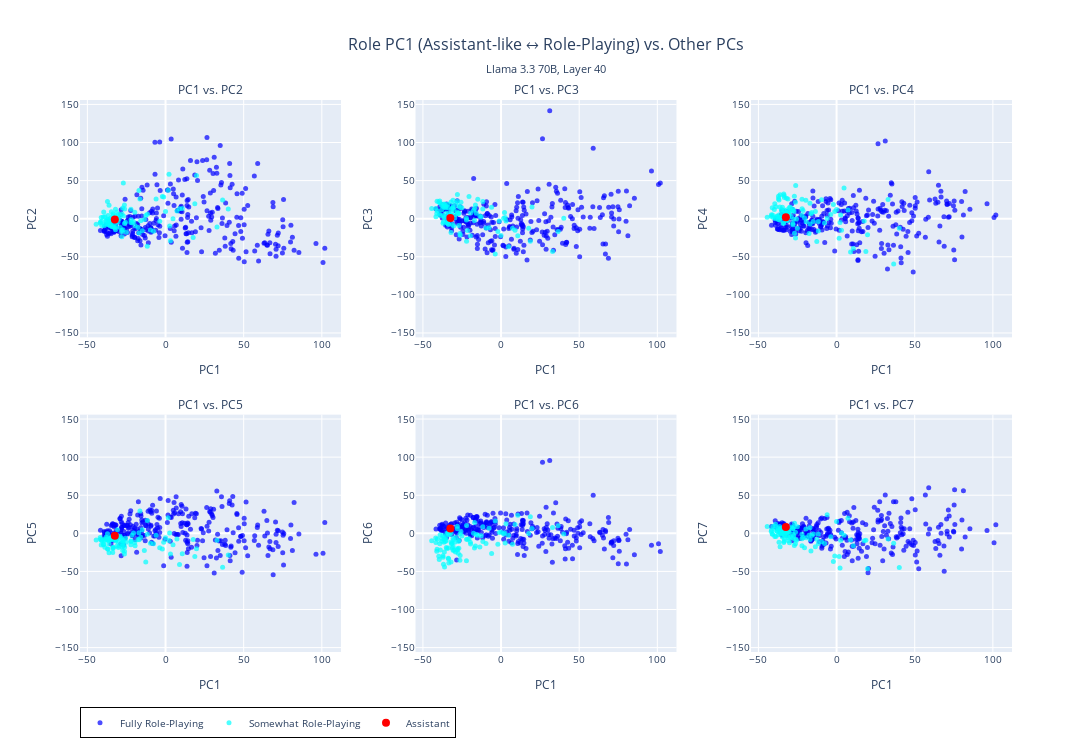

Notebook cell for this chart:
### Code cell
# plot PC1 value against PC2-7 in a scatter plot with 2x3 subplots

def plot_pc1_vs_others(pca_transformed, asst_projected, role_labels):
    # Create subplot structure
    fig = sp.make_subplots(
        rows=2, cols=3,
        #subplot_titles=[f'PC1 vs. PC{i+2} ({pc_names[i+1]})' for i in range(6)],
        subplot_titles=[f'PC1 vs. PC{i+2}' for i in range(6)],
        horizontal_spacing=0.08,
        vertical_spacing=0.14
    )

    fig.update_annotations(font_size=12)


    
    # Separate data by role type
    fully_rp_indices = []
    somewhat_rp_indices = []
    
    for i, label in enumerate(role_labels):
        if "(Fully RP)" in label:
            fully_rp_indices.append(i)
        elif "(Somewhat RP)" in label or "Somewhat RP" in label:
            somewhat_rp_indices.append(i)
        else:
            fully_rp_indices.append(i)  # default
    
    # PC1 values for x-axis
    pc1_values = pca_transformed[:, 0]
    
    # Calculate y-axis range for all PC2-7 to make them consistent
    y_values_all = pca_transformed[:, 1:7]  # PC2-7
    y_max = np.max(np.abs(y_values_all))
    y_range = [-y_max * 1.1, y_max * 1.1]  # Add 10% padding and make symmetric around 0
    
    # Create scatter plots for PC2-7 vs PC1
    for i in range(6):  # PC2 to PC7
        pc_idx = i + 1  # PC2 starts at index 1
        row = (i // 3) + 1
        col = (i % 3) + 1
        
        pc_values = pca_transformed[:, pc_idx]
        
        # Add Fully Role-Playing points
        if fully_rp_indices:
            fully_rp_hover = [role_labels[idx] for idx in fully_rp_indices]
            fig.add_trace(
                go.Scatter(
                    x=pc1_values[fully_rp_indices],
                    y=pc_values[fully_rp_indices],
                    mode='markers',
                    marker=dict(
                        color='blue',
                        size=5,
                        opacity=0.7
                    ),
                    text=fully_rp_hover,
                    hovertemplate='<b>%{text}</b><br>PC1: %{x:.3f}<br>PC' + str(pc_idx + 1) + ': %{y:.3f}<extra></extra>',
                    showlegend=True if i == 0 else False,  # Only show legend for first subplot
                    legendgroup="fully_rp",
                    name="Fully Role-Playing"
                ),
                row=row, col=col
            )
        
        # Add Somewhat Role-Playing points
        if somewhat_rp_indices:
            somewhat_rp_hover = [role_labels[idx] for idx in somewhat_rp_indices]
            fig.add_trace(
                go.Scatter(
                    x=pc1_values[somewhat_rp_indices],
                    y=pc_values[somewhat_rp_indices],
                    mode='markers',
                    marker=dict(
                        color='cyan',
                        size=5,
                        opacity=0.7
                    ),
                    text=somewhat_rp_hover,
                    hovertemplate='<b>%{text}</b><br>PC1: %{x:.3f}<br>PC' + str(pc_idx + 1) + ': %{y:.3f}<extra></extra>',
                    showlegend=True if i == 0 else False,  # Only show legend for first subplot
                    legendgroup="somewhat_rp",
                    name="Somewhat Role-Playing"
                ),
                row=row, col=col
            )
        
        # Add Assistant projection point
        fig.add_trace(
            go.Scatter(
                x=[asst_projected[0, 0]],  # PC1 value for assistant
                y=[asst_projected[0, pc_idx]],  # PC value for assistant
                mode='markers',
                marker=dict(
                    color='red',
                    size=8,
                    opacity=1.0
                ),
                hovertemplate='<b>Assistant</b><br>PC1: %{x:.3f}<br>PC' + str(pc_idx + 1) + ': %{y:.3f}<extra></extra>',
                showlegend=True if i == 0 else False,  # Only show legend for first subplot
                legendgroup="assistant",
                name="Assistant"
            ),
            row=row, col=col
        )
    
    # Update layout
    fig.update_layout(
        title=dict(
            text="Role PC1 (Assistant-like ↔ Role-Playing) vs. Other PCs",
            subtitle={
                "text": subtitle
            },
            x=0.5,
            font=dict(size=16)
        ),
        height=750,
        width=1200,
        font=dict(size=10),
        legend=dict(
            x=0,
            y=-0.1,
            orientation="h",
            bgcolor="rgba(255,255,255,0.8)",
            bordercolor="black",
            borderwidth=1
        )
    )

    # Update axis labels and y-axis ranges for all subplots
    for i in range(6):
        row = (i // 3) + 1
        col = (i % 3) + 1
        fig.update_xaxes(title_text="PC1", row=row, col=col)
        fig.update_yaxes(title_text=f"PC{i+2}", range=y_range, row=row, col=col)
    
    return fig

# Create and display the plot
fig = plot_pc1_vs_others(pca_transformed, asst_projected, role_labels)
fig.write_html(f"{output_dir}/pc1_vs_others.html")
fig.show()

### Figure 1 — Plotly figure (JSON) as saved in the notebook; plotly's stock layout.template omitted (floating-point values rounded to 4 significant figures; data arrays with more than 128 entries replaced by an {"elided": "..."} marker saying what was removed)
{"data": [{"hovertemplate": "<b>%{text}</b><br>PC1: %{x:.3f}<br>PC2: %{y:.3f}<extra></extra>", "legendgroup": "fully_rp", "marker": {"color": "blue", "opacity": 0.7, "size": 5}, "mode": "markers", "name": "Fully Role-Playing", "showlegend": true, "text": {"elided": "275 str values"}, "type": "scatter", "x": {"elided": "275 float values"}, "xaxis": "x", "y": {"elided": "275 float values"}, "yaxis": "y"}, {"hovertemplate": "<b>%{text}</b><br>PC1: %{x:.3f}<br>PC2: %{y:.3f}<extra></extra>", "legendgroup": "somewhat_rp", "marker": {"color": "cyan", "opacity": 0.7, "size": 5}, "mode": "markers", "name": "Somewhat Role-Playing", "showlegend": true, "text": ["Writer (Somewhat RP)", "Witness (Somewhat RP)", "Visionary (Somewhat RP)", "Virus (Somewhat RP)", "Validator (Somewhat RP)", "Tutor (Somewhat RP)", "Trickster (Somewhat RP)", "Translator (Somewhat RP)", "Trainer (Somewhat RP)", "Therapist (Somewhat RP)", "Teacher (Somewhat RP)", "Synthesizer (Somewhat RP)", "Swarm (Somewhat RP)", "Survivor (Somewhat RP)", "Summarizer (Somewhat RP)", "Strategist (Somewhat RP)", "Specialist (Somewhat RP)", "Skeptic (Somewhat RP)", "Screener (Somewhat RP)", "Scholar (Somewhat RP)", "Scheduler (Somewhat RP)", "Romantic (Somewhat RP)", "Robot (Somewhat RP)", "Reviewer (Somewhat RP)", "Researcher (Somewhat RP)", "Rebel (Somewhat RP)", "Realist (Somewhat RP)", "Provocateur (Somewhat RP)", "Proofreader (Somewhat RP)", "Prodigy (Somewhat RP)", "Presenter (Somewhat RP)", "Pragmatist (Somewhat RP)", "Polymath (Somewhat RP)", "Podcaster (Somewhat RP)", "Planner (Somewhat RP)", "Philosopher (Somewhat RP)", "Perfectionist (Somewhat RP)", "Peacekeeper (Somewhat RP)", "Patient (Somewhat RP)", "Pacifist (Somewhat RP)", "Organizer (Somewhat RP)", "Optimist (Somewhat RP)", "Observer (Somewhat RP)", "Novelist (Somewhat RP)", "Networker (Somewhat RP)", "Negotiator (Somewhat RP)", "Navigator (Somewhat RP)", "Narrator (Somewhat RP)", "Moderator (Somewhat RP)", "Minimalist (Somewhat RP)", "Mentor (Somewhat RP)", "Mediator (Somewhat RP)", "Mechanic (Somewhat RP)", "Maverick (Somewhat RP)", "Mathematician (Somewhat RP)", "Martyr (Somewhat RP)", "Loner (Somewhat RP)", "Linguist (Somewhat RP)", "Librarian (Somewhat RP)", "Journalist (Somewhat RP)", "Jester (Somewhat RP)", "Interviewer (Somewhat RP)", "Interpreter (Somewhat RP)", "Instructor (Somewhat RP)", "Improviser (Somewhat RP)", "Idealist (Somewhat RP)", "Hacker (Somewhat RP)", "Guide (Somewhat RP)", "Grader (Somewhat RP)", "Generalist (Somewhat RP)", "Forecaster (Somewhat RP)", "Facilitator (Somewhat RP)", "Examiner (Somewhat RP)", "Evaluator (Somewhat RP)", "Empath (Somewhat RP)", "Emissary (Somewhat RP)", "Editor (Somewhat RP)", "Ecosystem (Somewhat RP)", "Dispatcher (Somewhat RP)", "Dilettante (Somewhat RP)", "Devils Advocate (Somewhat RP)", "Destroyer (Somewhat RP)", "Debugger (Somewhat RP)", "Daredevil (Somewhat RP)", "Cyborg (Somewhat RP)", "Curator (Somewhat RP)", "Critic (Somewhat RP)", "Counselor (Somewhat RP)", "Cosmopolitan (Somewhat RP)", "Coordinator (Somewhat RP)", "Contrarian (Somewhat RP)", "Comedian (Somewhat RP)", "Collector (Somewhat RP)", "Collaborator (Somewhat RP)", "Coach (Somewhat RP)", "Chameleon (Somewhat RP)", "Caregiver (Somewhat RP)", "Assistant (Somewhat RP)", "Amateur (Somewhat RP)", "Altruist (Somewhat RP)", "Advocate (Somewhat RP)", "Addict (Somewhat RP)"], "type": "scatter", "x": [-22.14, -29.02, -7.708, -14.9, -36.42, -29.62, 40.14, -15.87, -38.06, -37.14, -30.13, -32.0, -11.68, -32.02, -39.02, -35.66, -34.07, -26.27, -39.83, -27.97, -35.05, 32.95, -27.93, -40.8, -37.32, 18.74, -26.92, 36.53, -30.69, -13.57, -36.15, -31.32, -16.92, -26.31, -37.95, 3.164, -25.07, -33.57, -37.14, 4.776, -36.44, -22.08, -27.22, 2.63, -34.66, -36.83, -30.73, 17.68, -41.14, -0.01674, -41.67, -33.79, -16.39, 10.7, -20.51, 7.314, -6.042, -25.64, -32.01, -27.42, 19.81, -27.84, -33.03, -33.59, -2.048, -3.725, -11.65, -36.28, -36.6, -31.71, -33.87, -38.84, -39.22, -44.38, -9.639, -33.46, -35.28, -35.16, -29.16, -1.167, -12.66, -17.61, -40.94, 1.667, -27.95, -31.75, -19.46, -31.15, -21.48, -39.54, 8.957, 2.232, -30.68, -34.63, -41.81, -22.13, -26.17, -32.36, -27.01, -19.65, -30.35, -17.01], "xaxis": "x", "y": [-4.994, -11.44, -16.51, -15.87, -7.923, 0.0493, 12.63, -2.719, -2.674, -0.734, 5.402, -14.44, -36.12, 12.42, -7.206, -8.782, -10.63, -6.355, 2.21, -17.08, 0.7544, -11.08, -23.77, -8.994, -7.302, 19.7, 3.549, 24.57, -1.344, -1.034, 17.7, 8.571, -18.85, 17.92, -2.894, -28.98, -17.67, 6.453, 22.71, -0.01035, -5.699, -1.469, -14.6, -9.583, 9.221, 4.118, 0.2237, -24.75, 1.43, 9.557, -4.508, 4.176, 25.98, 13.46, -4.072, 9.993, 25.94, -4.7, 3.471, 14.15, 56.62, 6.253, -10.88, -1.041, 29.21, -3.355, 5.768, -0.9426, -2.479, -10.44, -9.979, 2.49, -9.147, -7.371, -14.92, -2.542, -5.0, -9.621, 4.306, 28.34, 4.323, -11.49, -3.439, 37.32, -15.26, -5.231, -9.348, -1.412, -5.486, 8.612, 13.13, 58.21, 0.2813, -5.434, -5.707, 12.51, 12.85, -12.36, 46.77, 8.423, -3.972, 37.09], "yaxis": "y"}, {"hovertemplate": "<b>Assistant</b><br>PC1: %{x:.3f}<br>PC2: %{y:.3f}<extra></extra>", "legendgroup": "assistant", "marker": {"color": "red", "opacity": 1, "size": 8}, "mode": "markers", "name": "Assistant", "showlegend": true, "type": "scatter", "x": [-32.43], "xaxis": "x", "y": [-1.042], "yaxis": "y"}, {"hovertemplate": "<b>%{text}</b><br>PC1: %{x:.3f}<br>PC3: %{y:.3f}<extra></extra>", "legendgroup": "fully_rp", "marker": {"color": "blue", "opacity": 0.7, "size": 5}, "mode": "markers", "name": "Fully Role-Playing", "showlegend": false, "text": {"elided": "275 str values"}, "type": "scatter", "x": {"elided": "275 float values"}, "xaxis": "x2", "y": {"elided": "275 float values"}, "yaxis": "y2"}, {"hovertemplate": "<b>%{text}</b><br>PC1: %{x:.3f}<br>PC3: %{y:.3f}<extra></extra>", "legendgroup": "somewhat_rp", "marker": {"color": "cyan", "opacity": 0.7, "size": 5}, "mode": "markers", "name": "Somewhat Role-Playing", "showlegend": false, "text": ["Writer (Somewhat RP)", "Witness (Somewhat RP)", "Visionary (Somewhat RP)", "Virus (Somewhat RP)", "Validator (Somewhat RP)", "Tutor (Somewhat RP)", "Trickster (Somewhat RP)", "Translator (Somewhat RP)", "Trainer (Somewhat RP)", "Therapist (Somewhat RP)", "Teacher (Somewhat RP)", "Synthesizer (Somewhat RP)", "Swarm (Somewhat RP)", "Survivor (Somewhat RP)", "Summarizer (Somewhat RP)", "Strategist (Somewhat RP)", "Specialist (Somewhat RP)", "Skeptic (Somewhat RP)", "Screener (Somewhat RP)", "Scholar (Somewhat RP)", "Scheduler (Somewhat RP)", "Romantic (Somewhat RP)", "Robot (Somewhat RP)", "Reviewer (Somewhat RP)", "Researcher (Somewhat RP)", "Rebel (Somewhat RP)", "Realist (Somewhat RP)", "Provocateur (Somewhat RP)", "Proofreader (Somewhat RP)", "Prodigy (Somewhat RP)", "Presenter (Somewhat RP)", "Pragmatist (Somewhat RP)", "Polymath (Somewhat RP)", "Podcaster (Somewhat RP)", "Planner (Somewhat RP)", "Philosopher (Somewhat RP)", "Perfectionist (Somewhat RP)", "Peacekeeper (Somewhat RP)", "Patient (Somewhat RP)", "Pacifist (Somewhat RP)", "Organizer (Somewhat RP)", "Optimist (Somewhat RP)", "Observer (Somewhat RP)", "Novelist (Somewhat RP)", "Networker (Somewhat RP)", "Negotiator (Somewhat RP)", "Navigator (Somewhat RP)", "Narrator (Somewhat RP)", "Moderator (Somewhat RP)", "Minimalist (Somewhat RP)", "Mentor (Somewhat RP)", "Mediator (Somewhat RP)", "Mechanic (Somewhat RP)", "Maverick (Somewhat RP)", "Mathematician (Somewhat RP)", "Martyr (Somewhat RP)", "Loner (Somewhat RP)", "Linguist (Somewhat RP)", "Librarian (Somewhat RP)", "Journalist (Somewhat RP)", "Jester (Somewhat RP)", "Interviewer (Somewhat RP)", "Interpreter (Somewhat RP)", "Instructor (Somewhat RP)", "Improviser (Somewhat RP)", "Idealist (Somewhat RP)", "Hacker (Somewhat RP)", "Guide (Somewhat RP)", "Grader (Somewhat RP)", "Generalist (Somewhat RP)", "Forecaster (Somewhat RP)", "Facilitator (Somewhat RP)", "Examiner (Somewhat RP)", "Evaluator (Somewhat RP)", "Empath (Somewhat RP)", "Emissary (Somewhat RP)", "Editor (Somewhat RP)", "Ecosystem (Somewhat RP)", "Dispatcher (Somewhat RP)", "Dilettante (Somewhat RP)", "Devils Advocate (Somewhat RP)", "Destroyer (Somewhat RP)", "Debugger (Somewhat RP)", "Daredevil (Somewhat RP)", "Cyborg (Somewhat RP)", "Curator (Somewhat RP)", "Critic (Somewhat RP)", "Counselor (Somewhat RP)", "Cosmopolitan (Somewhat RP)", "Coordinator (Somewhat RP)", "Contrarian (Somewhat RP)", "Comedian (Somewhat RP)", "Collector (Somewhat RP)", "Collaborator (Somewhat RP)", "Coach (Somewhat RP)", "Chameleon (Somewhat RP)", "Caregiver (Somewhat RP)", "Assistant (Somewhat RP)", "Amateur (Somewhat RP)", "Altruist (Somewhat RP)", "Advocate (Somewhat RP)", "Addict (Somewhat RP)"], "type": "scatter", "x": [-22.14, -29.02, -7.708, -14.9, -36.42, -29.62, 40.14, -15.87, -38.06, -37.14, -30.13, -32.0, -11.68, -32.02, -39.02, -35.66, -34.07, -26.27, -39.83, -27.97, -35.05, 32.95, -27.93, -40.8, -37.32, 18.74, -26.92, 36.53, -30.69, -13.57, -36.15, -31.32, -16.92, -26.31, -37.95, 3.164, -25.07, -33.57, -37.14, 4.776, -36.44, -22.08, -27.22, 2.63, -34.66, -36.83, -30.73, 17.68, -41.14, -0.01674, -41.67, -33.79, -16.39, 10.7, -20.51, 7.314, -6.042, -25.64, -32.01, -27.42, 19.81, -27.84, -33.03, -33.59, -2.048, -3.725, -11.65, -36.28, -36.6, -31.71, -33.87, -38.84, -39.22, -44.38, -9.639, -33.46, -35.28, -35.16, -29.16, -1.167, -12.66, -17.61, -40.94, 1.667, -27.95, -31.75, -19.46, -31.15, -21.48, -39.54, 8.957, 2.232, -30.68, -34.63, -41.81, -22.13, -26.17, -32.36, -27.01, -19.65, -30.35, -17.01], "xaxis": "x2", "y": [0.6614, 5.338, -11.79, 25.56, 18.78, 1.034, 0.5007, 7.139, 17.48, -6.076, 11.98, 11.62, 12.84, -18.16, 20.49, 15.28, 18.86, 15.16, 21.93, 8.872, 16.5, -42.95, 31.88, 10.32, 16.53, -29.75, 7.119, -16.96, 15.84, 3.572, 0.7784, 13.39, 13.33, -19.29, 11.88, -3.001, 14.5, -7.335, 4.128, -36.72, 19.43, -29.69, 16.5, 1.457, -5.691, -3.991, 24.24, -12.71, 6.951, -22.17, 2.582, -7.328, 17.83, -22.32, 29.28, -12.71, 14.93, 21.41, 21.9, 6.906, 15.36, 7.081, 4.268, 7.428, -16.67, -46.38, 22.42, 2.328, 15.37, 7.376, 14.71, 4.251, 23.14, 13.41, -12.34, -1.473, 13.94, 6.646, 20.39, -3.106, 2.217, 11.22, 22.77, 0.6274, 22.76, 4.409, 7.576, -7.73, -15.38, 6.347, -15.35, 7.963, 14.62, -4.811, 13.46, -1.834, -21.77, 4.153, -8.881, -22.38, -9.617, -2.395], "yaxis": "y2"}, {"hovertemplate": "<b>Assistant</b><br>PC1: %{x:.3f}<br>PC3: %{y:.3f}<extra></extra>", "legendgroup": "assistant", "marker": {"color": "red", "opacity": 1, "size": 8}, "mode": "markers", "name": "Assistant", "showlegend": false, "type": "scatter", "x": [-32.43], "xaxis": "x2", "y": [0.7374], "yaxis": "y2"}, {"hovertemplate": "<b>%{text}</b><br>PC1: %{x:.3f}<br>PC4: %{y:.3f}<extra></extra>", "legendgroup": "fully_rp", "marker": {"color": "blue", "opacity": 0.7, "size": 5}, "mode": "markers", "name": "Fully Role-Playing", "showlegend": false, "text": {"elided": "275 str values"}, "type": "scatter", "x": {"elided": "275 float values"}, "xaxis": "x3", "y": {"elided": "275 float values"}, "yaxis": "y3"}, {"hovertemplate": "<b>%{text}</b><br>PC1: %{x:.3f}<br>PC4: %{y:.3f}<extra></extra>", "legendgroup": "somewhat_rp", "marker": {"color": "cyan", "opacity": 0.7, "size": 5}, "mode": "markers", "name": "Somewhat Role-Playing", "showlegend": false, "text": ["Writer (Somewhat RP)", "Witness (Somewhat RP)", "Visionary (Somewhat RP)", "Virus (Somewhat RP)", "Validator (Somewhat RP)", "Tutor (Somewhat RP)", "Trickster (Somewhat RP)", "Translator (Somewhat RP)", "Trainer (Somewhat RP)", "Therapist (Somewhat RP)", "Teacher (Somewhat RP)", "Synthesizer (Somewhat RP)", "Swarm (Somewhat RP)", "Survivor (Somewhat RP)", "Summarizer (Somewhat RP)", "Strategist (Somewhat RP)", "Specialist (Somewhat RP)", "Skeptic (Somewhat RP)", "Screener (Somewhat RP)", "Scholar (Somewhat RP)", "Scheduler (Somewhat RP)", "Romantic (Somewhat RP)", "Robot (Somewhat RP)", "Reviewer (Somewhat RP)", "Researcher (Somewhat RP)", "Rebel (Somewhat RP)", "Realist (Somewhat RP)", "Provocateur (Somewhat RP)", "Proofreader (Somewhat RP)", "Prodigy (Somewhat RP)", "Presenter (Somewhat RP)", "Pragmatist (Somewhat RP)", "Polymath (Somewhat RP)", "Podcaster (Somewhat RP)", "Planner (Somewhat RP)", "Philosopher (Somewhat RP)", "Perfectionist (Somewhat RP)", "Peacekeeper (Somewhat RP)", "Patient (Somewhat RP)", "Pacifist (Somewhat RP)", "Organizer (Somewhat RP)", "Optimist (Somewhat RP)", "Observer (Somewhat RP)", "Novelist (Somewhat RP)", "Networker (Somewhat RP)", "Negotiator (Somewhat RP)", "Navigator (Somewhat RP)", "Narrator (Somewhat RP)", "Moderator (Somewhat RP)", "Minimalist (Somewhat RP)", "Mentor (Somewhat RP)", "Mediator (Somewhat RP)", "Mechanic (Somewhat RP)", "Maverick (Somewhat RP)", "Mathematician (Somewhat RP)", "Martyr (Somewhat RP)", "Loner (Somewhat RP)", "Linguist (Somewhat RP)", "Librarian (Somewhat RP)", "Journalist (Somewhat RP)", "Jester (Somewhat RP)", "Interviewer (Somewhat RP)", "Interpreter (Somewhat RP)", "Instructor (Somewhat RP)", "Improviser (Somewhat RP)", "Idealist (Somewhat RP)", "Hacker (Somewhat RP)", "Guide (Somewhat RP)", "Grader (Somewhat RP)", "Generalist (Somewhat RP)", "Forecaster (Somewhat RP)", "Facilitator (Somewhat RP)", "Examiner (Somewhat RP)", "Evaluator (Somewhat RP)", "Empath (Somewhat RP)", "Emissary (Somewhat RP)", "Editor (Somewhat RP)", "Ecosystem (Somewhat RP)", "Dispatcher (Somewhat RP)", "Dilettante (Somewhat RP)", "Devils Advocate (Somewhat RP)", "Destroyer (Somewhat RP)", "Debugger (Somewhat RP)", "Daredevil (Somewhat RP)", "Cyborg (Somewhat RP)", "Curator (Somewhat RP)", "Critic (Somewhat RP)", "Counselor (Somewhat RP)", "Cosmopolitan (Somewhat RP)", "Coordinator (Somewhat RP)", "Contrarian (Somewhat RP)", "Comedian (Somewhat RP)", "Collector (Somewhat RP)", "Collaborator (Somewhat RP)", "Coach (Somewhat RP)", "Chameleon (Somewhat RP)", "Caregiver (Somewhat RP)", "Assistant (Somewhat RP)", "Amateur (Somewhat RP)", "Altruist (Somewhat RP)", "Advocate (Somewhat RP)", "Addict (Somewhat RP)"], "type": "scatter", "x": [-22.14, -29.02, -7.708, -14.9, -36.42, -29.62, 40.14, -15.87, -38.06, -37.14, -30.13, -32.0, -11.68, -32.02, -39.02, -35.66, -34.07, -26.27, -39.83, -27.97, -35.05, 32.95, -27.93, -40.8, -37.32, 18.74, -26.92, 36.53, -30.69, -13.57, -36.15, -31.32, -16.92, -26.31, -37.95, 3.164, -25.07, -33.57, -37.14, 4.776, -36.44, -22.08, -27.22, 2.63, -34.66, -36.83, -30.73, 17.68, -41.14, -0.01674, -41.67, -33.79, -16.39, 10.7, -20.51, 7.314, -6.042, -25.64, -32.01, -27.42, 19.81, -27.84, -33.03, -33.59, -2.048, -3.725, -11.65, -36.28, -36.6, -31.71, -33.87, -38.84, -39.22, -44.38, -9.639, -33.46, -35.28, -35.16, -29.16, -1.167, -12.66, -17.61, -40.94, 1.667, -27.95, -31.75, -19.46, -31.15, -21.48, -39.54, 8.957, 2.232, -30.68, -34.63, -41.81, -22.13, -26.17, -32.36, -27.01, -19.65, -30.35, -17.01], "xaxis": "x3", "y": [4.533, 2.715, -5.758, -3.79, -1.699, 15.1, -12.63, 8.014, 3.369, 29.33, 14.63, 2.143, -3.686, 26.8, 1.23, 0.6911, -6.246, -25.24, 12.01, -6.277, 10.76, 25.29, -7.993, 1.827, -0.9809, -43.12, -19.13, -59.46, 2.417, 9.441, 31.44, -1.832, -7.048, 21.56, 2.959, -15.16, -12.61, 30.48, 26.21, 40.34, 1.598, 13.01, 9.343, 4.756, 15.02, 24.5, 6.829, -3.074, 14.23, 12.04, 5.214, 32.27, 6.375, -39.17, 0.7732, 11.4, 0.1604, -0.5556, 7.727, -0.716, -21.23, 12.33, 5.976, 10.96, 18.77, 5.639, -16.32, 15.33, 5.253, -2.791, -5.201, 15.53, -0.03274, 1.814, 24.82, 27.66, 2.024, 12.12, 10.88, 9.333, -30.06, -19.59, 4.779, -25.63, 10.72, 11.87, -3.914, 25.8, 10.67, 19.65, -43.86, -5.103, 9.575, 7.337, 3.277, 25.47, 43.45, 8.048, 29.34, 24.27, 5.153, 20.39], "yaxis": "y3"}, {"hovertemplate": "<b>Assistant</b><br>PC1: %{x:.3f}<br>PC4: %{y:.3f}<extra></extra>", "legendgroup": "assistant", "marker": {"color": "red", "opacity": 1, "size": 8}, "mode": "markers", "name": "Assistant", "showlegend": false, "type": "scatter", "x": [-32.43], "xaxis": "x3", "y": [1.896], "yaxis": "y3"}, {"hovertemplate": "<b>%{text}</b><br>PC1: %{x:.3f}<br>PC5: %{y:.3f}<extra></extra>", "legendgroup": "fully_rp", "marker": {"color": "blue", "opacity": 0.7, "size": 5}, "mode": "markers", "name": "Fully Role-Playing", "showlegend": false, "text": {"elided": "275 str values"}, "type": "scatter", "x": {"elided": "275 float values"}, "xaxis": "x4", "y": {"elided": "275 float values"}, "yaxis": "y4"}, {"hovertemplate": "<b>%{text}</b><br>PC1: %{x:.3f}<br>PC5: %{y:.3f}<extra></extra>", "legendgroup": "somewhat_rp", "marker": {"color": "cyan", "opacity": 0.7, "size": 5}, "mode": "markers", "name": "Somewhat Role-Playing", "showlegend": false, "text": ["Writer (Somewhat RP)", "Witness (Somewhat RP)", "Visionary (Somewhat RP)", "Virus (Somewhat RP)", "Validator (Somewhat RP)", "Tutor (Somewhat RP)", "Trickster (Somewhat RP)", "Translator (Somewhat RP)", "Trainer (Somewhat RP)", "Therapist (Somewhat RP)", "Teacher (Somewhat RP)", "Synthesizer (Somewhat RP)", "Swarm (Somewhat RP)", "Survivor (Somewhat RP)", "Summarizer (Somewhat RP)", "Strategist (Somewhat RP)", "Specialist (Somewhat RP)", "Skeptic (Somewhat RP)", "Screener (Somewhat RP)", "Scholar (Somewhat RP)", "Scheduler (Somewhat RP)", "Romantic (Somewhat RP)", "Robot (Somewhat RP)", "Reviewer (Somewhat RP)", "Researcher (Somewhat RP)", "Rebel (Somewhat RP)", "Realist (Somewhat RP)", "Provocateur (Somewhat RP)", "Proofreader (Somewhat RP)", "Prodigy (Somewhat RP)", "Presenter (Somewhat RP)", "Pragmatist (Somewhat RP)", "Polymath (Somewhat RP)", "Podcaster (Somewhat RP)", "Planner (Somewhat RP)", "Philosopher (Somewhat RP)", "Perfectionist (Somewhat RP)", "Peacekeeper (Somewhat RP)", "Patient (Somewhat RP)", "Pacifist (Somewhat RP)", "Organizer (Somewhat RP)", "Optimist (Somewhat RP)", "Observer (Somewhat RP)", "Novelist (Somewhat RP)", "Networker (Somewhat RP)", "Negotiator (Somewhat RP)", "Navigator (Somewhat RP)", "Narrator (Somewhat RP)", "Moderator (Somewhat RP)", "Minimalist (Somewhat RP)", "Mentor (Somewhat RP)", "Mediator (Somewhat RP)", "Mechanic (Somewhat RP)", "Maverick (Somewhat RP)", "Mathematician (Somewhat RP)", "Martyr (Somewhat RP)", "Loner (Somewhat RP)", "Linguist (Somewhat RP)", "Librarian (Somewhat RP)", "Journalist (Somewhat RP)", "Jester (Somewhat RP)", "Interviewer (Somewhat RP)", "Interpreter (Somewhat RP)", "Instructor (Somewhat RP)", "Improviser (Somewhat RP)", "Idealist (Somewhat RP)", "Hacker (Somewhat RP)", "Guide (Somewhat RP)", "Grader (Somewhat RP)", "Generalist (Somewhat RP)", "Forecaster (Somewhat RP)", "Facilitator (Somewhat RP)", "Examiner (Somewhat RP)", "Evaluator (Somewhat RP)", "Empath (Somewhat RP)", "Emissary (Somewhat RP)", "Editor (Somewhat RP)", "Ecosystem (Somewhat RP)", "Dispatcher (Somewhat RP)", "Dilettante (Somewhat RP)", "Devils Advocate (Somewhat RP)", "Destroyer (Somewhat RP)", "Debugger (Somewhat RP)", "Daredevil (Somewhat RP)", "Cyborg (Somewhat RP)", "Curator (Somewhat RP)", "Critic (Somewhat RP)", "Counselor (Somewhat RP)", "Cosmopolitan (Somewhat RP)", "Coordinator (Somewhat RP)", "Contrarian (Somewhat RP)", "Comedian (Somewhat RP)", "Collector (Somewhat RP)", "Collaborator (Somewhat RP)", "Coach (Somewhat RP)", "Chameleon (Somewhat RP)", "Caregiver (Somewhat RP)", "Assistant (Somewhat RP)", "Amateur (Somewhat RP)", "Altruist (Somewhat RP)", "Advocate (Somewhat RP)", "Addict (Somewhat RP)"], "type": "scatter", "x": [-22.14, -29.02, -7.708, -14.9, -36.42, -29.62, 40.14, -15.87, -38.06, -37.14, -30.13, -32.0, -11.68, -32.02, -39.02, -35.66, -34.07, -26.27, -39.83, -27.97, -35.05, 32.95, -27.93, -40.8, -37.32, 18.74, -26.92, 36.53, -30.69, -13.57, -36.15, -31.32, -16.92, -26.31, -37.95, 3.164, -25.07, -33.57, -37.14, 4.776, -36.44, -22.08, -27.22, 2.63, -34.66, -36.83, -30.73, 17.68, -41.14, -0.01674, -41.67, -33.79, -16.39, 10.7, -20.51, 7.314, -6.042, -25.64, -32.01, -27.42, 19.81, -27.84, -33.03, -33.59, -2.048, -3.725, -11.65, -36.28, -36.6, -31.71, -33.87, -38.84, -39.22, -44.38, -9.639, -33.46, -35.28, -35.16, -29.16, -1.167, -12.66, -17.61, -40.94, 1.667, -27.95, -31.75, -19.46, -31.15, -21.48, -39.54, 8.957, 2.232, -30.68, -34.63, -41.81, -22.13, -26.17, -32.36, -27.01, -19.65, -30.35, -17.01], "xaxis": "x4", "y": [-10.61, -3.986, -13.57, 4.78, -9.532, -16.54, -28.31, -5.013, -5.179, -20.22, -18.75, -8.3, -1.265, -4.398, -7.756, -7.169, -8.167, -23.47, -14.39, -12.81, -8.512, -8.975, -6.679, -9.146, -5.991, -30.51, -10.07, -44.66, -4.622, -22.7, -25.43, -5.39, -8.469, -27.26, -8.366, -27.01, -11.66, -20.06, -0.7156, -14.96, -7.781, -9.613, -12.77, 0.5545, -4.448, -20.83, 4.67, -7.968, -15.4, -5.657, -7.63, -25.2, 29.15, -26.67, 0.3213, -7.522, -2.644, -6.406, -6.817, -22.39, -20.12, -18.01, -7.839, -18.46, -20.64, -19.0, 16.79, -13.65, -8.783, -7.954, -5.18, -18.19, -10.05, -8.893, -13.06, -18.57, -6.441, -6.788, -5.091, -11.61, -37.8, -8.228, -9.416, 20.58, -9.376, -10.13, -16.15, -17.1, -2.625, -14.98, -41.07, -9.584, -3.136, -6.513, -5.391, -14.97, -17.94, -5.282, -16.35, -12.07, -11.37, 0.6872], "yaxis": "y4"}, {"hovertemplate": "<b>Assistant</b><br>PC1: %{x:.3f}<br>PC5: %{y:.3f}<extra></extra>", "legendgroup": "assistant", "marker": {"color": "red", "opacity": 1, "size": 8}, "mode": "markers", "name": "Assistant", "showlegend": false, "type": "scatter", "x": [-32.43], "xaxis": "x4", "y": [-3.271], "yaxis": "y4"}, {"hovertemplate": "<b>%{text}</b><br>PC1: %{x:.3f}<br>PC6: %{y:.3f}<extra></extra>", "legendgroup": "fully_rp", "marker": {"color": "blue", "opacity": 0.7, "size": 5}, "mode": "markers", "name": "Fully Role-Playing", "showlegend": false, "text": {"elided": "275 str values"}, "type": "scatter", "x": {"elided": "275 float values"}, "xaxis": "x5", "y": {"elided": "275 float values"}, "yaxis": "y5"}, {"hovertemplate": "<b>%{text}</b><br>PC1: %{x:.3f}<br>PC6: %{y:.3f}<extra></extra>", "legendgroup": "somewhat_rp", "marker": {"color": "cyan", "opacity": 0.7, "size": 5}, "mode": "markers", "name": "Somewhat Role-Playing", "showlegend": false, "text": ["Writer (Somewhat RP)", "Witness (Somewhat RP)", "Visionary (Somewhat RP)", "Virus (Somewhat RP)", "Validator (Somewhat RP)", "Tutor (Somewhat RP)", "Trickster (Somewhat RP)", "Translator (Somewhat RP)", "Trainer (Somewhat RP)", "Therapist (Somewhat RP)", "Teacher (Somewhat RP)", "Synthesizer (Somewhat RP)", "Swarm (Somewhat RP)", "Survivor (Somewhat RP)", "Summarizer (Somewhat RP)", "Strategist (Somewhat RP)", "Specialist (Somewhat RP)", "Skeptic (Somewhat RP)", "Screener (Somewhat RP)", "Scholar (Somewhat RP)", "Scheduler (Somewhat RP)", "Romantic (Somewhat RP)", "Robot (Somewhat RP)", "Reviewer (Somewhat RP)", "Researcher (Somewhat RP)", "Rebel (Somewhat RP)", "Realist (Somewhat RP)", "Provocateur (Somewhat RP)", "Proofreader (Somewhat RP)", "Prodigy (Somewhat RP)", "Presenter (Somewhat RP)", "Pragmatist (Somewhat RP)", "Polymath (Somewhat RP)", "Podcaster (Somewhat RP)", "Planner (Somewhat RP)", "Philosopher (Somewhat RP)", "Perfectionist (Somewhat RP)", "Peacekeeper (Somewhat RP)", "Patient (Somewhat RP)", "Pacifist (Somewhat RP)", "Organizer (Somewhat RP)", "Optimist (Somewhat RP)", "Observer (Somewhat RP)", "Novelist (Somewhat RP)", "Networker (Somewhat RP)", "Negotiator (Somewhat RP)", "Navigator (Somewhat RP)", "Narrator (Somewhat RP)", "Moderator (Somewhat RP)", "Minimalist (Somewhat RP)", "Mentor (Somewhat RP)", "Mediator (Somewhat RP)", "Mechanic (Somewhat RP)", "Maverick (Somewhat RP)", "Mathematician (Somewhat RP)", "Martyr (Somewhat RP)", "Loner (Somewhat RP)", "Linguist (Somewhat RP)", "Librarian (Somewhat RP)", "Journalist (Somewhat RP)", "Jester (Somewhat RP)", "Interviewer (Somewhat RP)", "Interpreter (Somewhat RP)", "Instructor (Somewhat RP)", "Improviser (Somewhat RP)", "Idealist (Somewhat RP)", "Hacker (Somewhat RP)", "Guide (Somewhat RP)", "Grader (Somewhat RP)", "Generalist (Somewhat RP)", "Forecaster (Somewhat RP)", "Facilitator (Somewhat RP)", "Examiner (Somewhat RP)", "Evaluator (Somewhat RP)", "Empath (Somewhat RP)", "Emissary (Somewhat RP)", "Editor (Somewhat RP)", "Ecosystem (Somewhat RP)", "Dispatcher (Somewhat RP)", "Dilettante (Somewhat RP)", "Devils Advocate (Somewhat RP)", "Destroyer (Somewhat RP)", "Debugger (Somewhat RP)", "Daredevil (Somewhat RP)", "Cyborg (Somewhat RP)", "Curator (Somewhat RP)", "Critic (Somewhat RP)", "Counselor (Somewhat RP)", "Cosmopolitan (Somewhat RP)", "Coordinator (Somewhat RP)", "Contrarian (Somewhat RP)", "Comedian (Somewhat RP)", "Collector (Somewhat RP)", "Collaborator (Somewhat RP)", "Coach (Somewhat RP)", "Chameleon (Somewhat RP)", "Caregiver (Somewhat RP)", "Assistant (Somewhat RP)", "Amateur (Somewhat RP)", "Altruist (Somewhat RP)", "Advocate (Somewhat RP)", "Addict (Somewhat RP)"], "type": "scatter", "x": [-22.14, -29.02, -7.708, -14.9, -36.42, -29.62, 40.14, -15.87, -38.06, -37.14, -30.13, -32.0, -11.68, -32.02, -39.02, -35.66, -34.07, -26.27, -39.83, -27.97, -35.05, 32.95, -27.93, -40.8, -37.32, 18.74, -26.92, 36.53, -30.69, -13.57, -36.15, -31.32, -16.92, -26.31, -37.95, 3.164, -25.07, -33.57, -37.14, 4.776, -36.44, -22.08, -27.22, 2.63, -34.66, -36.83, -30.73, 17.68, -41.14, -0.01674, -41.67, -33.79, -16.39, 10.7, -20.51, 7.314, -6.042, -25.64, -32.01, -27.42, 19.81, -27.84, -33.03, -33.59, -2.048, -3.725, -11.65, -36.28, -36.6, -31.71, -33.87, -38.84, -39.22, -44.38, -9.639, -33.46, -35.28, -35.16, -29.16, -1.167, -12.66, -17.61, -40.94, 1.667, -27.95, -31.75, -19.46, -31.15, -21.48, -39.54, 8.957, 2.232, -30.68, -34.63, -41.81, -22.13, -26.17, -32.36, -27.01, -19.65, -30.35, -17.01], "xaxis": "x5", "y": [-7.801, -5.651, 6.724, -2.588, -5.081, -11.69, -0.9198, -1.569, -6.812, -29.29, -22.24, 0.005624, 8.593, -37.79, -2.311, -10.64, 0.8423, -0.9717, -30.11, 9.384, -18.56, 7.477, 6.111, -7.533, -2.808, 21.61, -8.857, 9.868, -6.366, -17.98, -44.26, -12.92, 14.09, -35.48, -10.31, 12.49, -3.512, -33.5, -31.38, -2.675, -7.373, 10.11, -10.63, -12.69, -19.99, -40.77, -22.26, -0.1281, -23.64, 1.676, -12.07, -32.63, -16.79, 23.67, -7.007, -14.41, -26.35, 2.368, -11.35, -26.31, 6.216, -21.44, -1.961, -19.35, -14.22, 16.27, -10.62, -24.67, -11.82, 7.389, -1.278, -21.81, -13.55, -9.898, -13.41, -38.91, -6.168, -9.583, -24.56, 0.9261, -3.037, 0.09036, -20.78, -0.946, -20.4, -13.81, -13.96, -19.14, -8.203, -34.42, 11.42, 0.4042, -17.37, -0.239, -6.246, -36.07, -29.19, 2.824, -19.54, -11.83, -8.349, -19.16], "yaxis": "y5"}, {"hovertemplate": "<b>Assistant</b><br>PC1: %{x:.3f}<br>PC6: %{y:.3f}<extra></extra>", "legendgroup": "assistant", "marker": {"color": "red", "opacity": 1, "size": 8}, "mode": "markers", "name": "Assistant", "showlegend": false, "type": "scatter", "x": [-32.43], "xaxis": "x5", "y": [6.333], "yaxis": "y5"}, {"hovertemplate": "<b>%{text}</b><br>PC1: %{x:.3f}<br>PC7: %{y:.3f}<extra></extra>", "legendgroup": "fully_rp", "marker": {"color": "blue", "opacity": 0.7, "size": 5}, "mode": "markers", "name": "Fully Role-Playing", "showlegend": false, "text": {"elided": "275 str values"}, "type": "scatter", "x": {"elided": "275 float values"}, "xaxis": "x6", "y": {"elided": "275 float values"}, "yaxis": "y6"}, {"hovertemplate": "<b>%{text}</b><br>PC1: %{x:.3f}<br>PC7: %{y:.3f}<extra></extra>", "legendgroup": "somewhat_rp", "marker": {"color": "cyan", "opacity": 0.7, "size": 5}, "mode": "markers", "name": "Somewhat Role-Playing", "showlegend": false, "text": ["Writer (Somewhat RP)", "Witness (Somewhat RP)", "Visionary (Somewhat RP)", "Virus (Somewhat RP)", "Validator (Somewhat RP)", "Tutor (Somewhat RP)", "Trickster (Somewhat RP)", "Translator (Somewhat RP)", "Trainer (Somewhat RP)", "Therapist (Somewhat RP)", "Teacher (Somewhat RP)", "Synthesizer (Somewhat RP)", "Swarm (Somewhat RP)", "Survivor (Somewhat RP)", "Summarizer (Somewhat RP)", "Strategist (Somewhat RP)", "Specialist (Somewhat RP)", "Skeptic (Somewhat RP)", "Screener (Somewhat RP)", "Scholar (Somewhat RP)", "Scheduler (Somewhat RP)", "Romantic (Somewhat RP)", "Robot (Somewhat RP)", "Reviewer (Somewhat RP)", "Researcher (Somewhat RP)", "Rebel (Somewhat RP)", "Realist (Somewhat RP)", "Provocateur (Somewhat RP)", "Proofreader (Somewhat RP)", "Prodigy (Somewhat RP)", "Presenter (Somewhat RP)", "Pragmatist (Somewhat RP)", "Polymath (Somewhat RP)", "Podcaster (Somewhat RP)", "Planner (Somewhat RP)", "Philosopher (Somewhat RP)", "Perfectionist (Somewhat RP)", "Peacekeeper (Somewhat RP)", "Patient (Somewhat RP)", "Pacifist (Somewhat RP)", "Organizer (Somewhat RP)", "Optimist (Somewhat RP)", "Observer (Somewhat RP)", "Novelist (Somewhat RP)", "Networker (Somewhat RP)", "Negotiator (Somewhat RP)", "Navigator (Somewhat RP)", "Narrator (Somewhat RP)", "Moderator (Somewhat RP)", "Minimalist (Somewhat RP)", "Mentor (Somewhat RP)", "Mediator (Somewhat RP)", "Mechanic (Somewhat RP)", "Maverick (Somewhat RP)", "Mathematician (Somewhat RP)", "Martyr (Somewhat RP)", "Loner (Somewhat RP)", "Linguist (Somewhat RP)", "Librarian (Somewhat RP)", "Journalist (Somewhat RP)", "Jester (Somewhat RP)", "Interviewer (Somewhat RP)", "Interpreter (Somewhat RP)", "Instructor (Somewhat RP)", "Improviser (Somewhat RP)", "Idealist (Somewhat RP)", "Hacker (Somewhat RP)", "Guide (Somewhat RP)", "Grader (Somewhat RP)", "Generalist (Somewhat RP)", "Forecaster (Somewhat RP)", "Facilitator (Somewhat RP)", "Examiner (Somewhat RP)", "Evaluator (Somewhat RP)", "Empath (Somewhat RP)", "Emissary (Somewhat RP)", "Editor (Somewhat RP)", "Ecosystem (Somewhat RP)", "Dispatcher (Somewhat RP)", "Dilettante (Somewhat RP)", "Devils Advocate (Somewhat RP)", "Destroyer (Somewhat RP)", "Debugger (Somewhat RP)", "Daredevil (Somewhat RP)", "Cyborg (Somewhat RP)", "Curator (Somewhat RP)", "Critic (Somewhat RP)", "Counselor (Somewhat RP)", "Cosmopolitan (Somewhat RP)", "Coordinator (Somewhat RP)", "Contrarian (Somewhat RP)", "Comedian (Somewhat RP)", "Collector (Somewhat RP)", "Collaborator (Somewhat RP)", "Coach (Somewhat RP)", "Chameleon (Somewhat RP)", "Caregiver (Somewhat RP)", "Assistant (Somewhat RP)", "Amateur (Somewhat RP)", "Altruist (Somewhat RP)", "Advocate (Somewhat RP)", "Addict (Somewhat RP)"], "type": "scatter", "x": [-22.14, -29.02, -7.708, -14.9, -36.42, -29.62, 40.14, -15.87, -38.06, -37.14, -30.13, -32.0, -11.68, -32.02, -39.02, -35.66, -34.07, -26.27, -39.83, -27.97, -35.05, 32.95, -27.93, -40.8, -37.32, 18.74, -26.92, 36.53, -30.69, -13.57, -36.15, -31.32, -16.92, -26.31, -37.95, 3.164, -25.07, -33.57, -37.14, 4.776, -36.44, -22.08, -27.22, 2.63, -34.66, -36.83, -30.73, 17.68, -41.14, -0.01674, -41.67, -33.79, -16.39, 10.7, -20.51, 7.314, -6.042, -25.64, -32.01, -27.42, 19.81, -27.84, -33.03, -33.59, -2.048, -3.725, -11.65, -36.28, -36.6, -31.71, -33.87, -38.84, -39.22, -44.38, -9.639, -33.46, -35.28, -35.16, -29.16, -1.167, -12.66, -17.61, -40.94, 1.667, -27.95, -31.75, -19.46, -31.15, -21.48, -39.54, 8.957, 2.232, -30.68, -34.63, -41.81, -22.13, -26.17, -32.36, -27.01, -19.65, -30.35, -17.01], "xaxis": "x6", "y": [-1.248, 8.424, -13.29, -1.052, 9.048, -4.262, -44.99, -3.006, 2.316, -1.739, -12.39, 1.1, -0.9541, 4.067, 11.8, 0.8545, 5.373, 1.432, 5.197, 6.414, 0.5876, -7.41, 6.225, 9.112, 7.111, -9.02, 13.16, -12.92, 5.144, -17.53, -17.61, 1.473, -7.959, -13.84, 3.166, 0.4154, 8.514, -10.27, 4.681, -2.619, 2.121, -7.081, 8.731, -8.947, -4.767, -11.83, -9.739, -9.742, -0.7764, 15.37, 4.466, -12.16, -23.07, -16.45, -18.83, 19.84, 24.44, -9.234, 0.2102, -3.122, -46.66, -6.382, -2.153, -1.96, -37.04, -4.58, -13.5, 0.1928, 4.583, 2.996, 3.091, -4.237, 9.358, 8.941, -11.02, -6.978, 6.695, 1.393, -5.837, -29.72, -7.807, -2.47, -1.376, -30.57, -1.011, -3.363, -5.696, -5.952, -5.291, -4.214, -8.762, -45.39, 2.116, -0.9932, 2.344, -16.27, -8.207, 9.365, -15.88, 5.575, 1.916, 7.238], "yaxis": "y6"}, {"hovertemplate": "<b>Assistant</b><br>PC1: %{x:.3f}<br>PC7: %{y:.3f}<extra></extra>", "legendgroup": "assistant", "marker": {"color": "red", "opacity": 1, "size": 8}, "mode": "markers", "name": "Assistant", "showlegend": false, "type": "scatter", "x": [-32.43], "xaxis": "x6", "y": [8.311], "yaxis": "y6"}], "layout": {"annotations": [{"font": {"size": 12}, "showarrow": false, "text": "PC1 vs. PC2", "x": 0.14, "xanchor": "center", "xref": "paper", "y": 1, "yanchor": "bottom", "yref": "paper"}, {"font": {"size": 12}, "showarrow": false, "text": "PC1 vs. PC3", "x": 0.5, "xanchor": "center", "xref": "paper", "y": 1, "yanchor": "bottom", "yref": "paper"}, {"font": {"size": 12}, "showarrow": false, "text": "PC1 vs. PC4", "x": 0.86, "xanchor": "center", "xref": "paper", "y": 1, "yanchor": "bottom", "yref": "paper"}, {"font": {"size": 12}, "showarrow": false, "text": "PC1 vs. PC5", "x": 0.14, "xanchor": "center", "xref": "paper", "y": 0.43, "yanchor": "bottom", "yref": "paper"}, {"font": {"size": 12}, "showarrow": false, "text": "PC1 vs. PC6", "x": 0.5, "xanchor": "center", "xref": "paper", "y": 0.43, "yanchor": "bottom", "yref": "paper"}, {"font": {"size": 12}, "showarrow": false, "text": "PC1 vs. PC7", "x": 0.86, "xanchor": "center", "xref": "paper", "y": 0.43, "yanchor": "bottom", "yref": "paper"}], "font": {"size": 10}, "height": 750, "legend": {"bgcolor": "rgba(255,255,255,0.8)", "bordercolor": "black", "borderwidth": 1, "orientation": "h", "x": 0, "y": -0.1}, "title": {"font": {"size": 16}, "subtitle": {"text": "Llama 3.3 70B, Layer 40"}, "text": "Role PC1 (Assistant-like ↔ Role-Playing) vs. Other PCs", "x": 0.5}, "width": 1200, "xaxis": {"anchor": "y", "domain": [0, 0.28], "title": {"text": "PC1"}}, "xaxis2": {"anchor": "y2", "domain": [0.36, 0.64], "title": {"text": "PC1"}}, "xaxis3": {"anchor": "y3", "domain": [0.72, 1], "title": {"text": "PC1"}}, "xaxis4": {"anchor": "y4", "domain": [0, 0.28], "title": {"text": "PC1"}}, "xaxis5": {"anchor": "y5", "domain": [0.36, 0.64], "title": {"text": "PC1"}}, "xaxis6": {"anchor": "y6", "domain": [0.72, 1], "title": {"text": "PC1"}}, "yaxis": {"anchor": "x", "domain": [0.57, 1], "range": [-155.8, 155.8], "title": {"text": "PC2"}}, "yaxis2": {"anchor": "x2", "domain": [0.57, 1], "range": [-155.8, 155.8], "title": {"text": "PC3"}}, "yaxis3": {"anchor": "x3", "domain": [0.57, 1], "range": [-155.8, 155.8], "title": {"text": "PC4"}}, "yaxis4": {"anchor": "x4", "domain": [0, 0.43], "range": [-155.8, 155.8], "title": {"text": "PC5"}}, "yaxis5": {"anchor": "x5", "domain": [0, 0.43], "range": [-155.8, 155.8], "title": {"text": "PC6"}}, "yaxis6": {"anchor": "x6", "domain": [0, 0.43], "range": [-155.8, 155.8], "title": {"text": "PC7"}}}}
